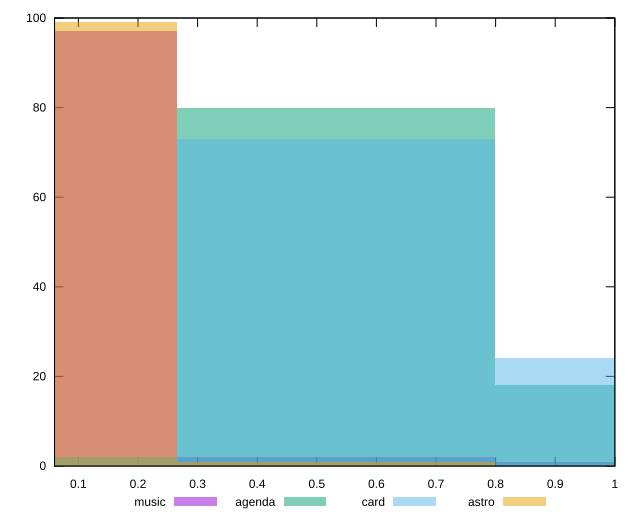

Here is the gnuplot script that generated this plot:
reset

$music <<EOF
0 97
0.5323573449012525 2
1.064714689802505 1
EOF

$agenda <<EOF
0.5323573449012525 80
0 2
1.064714689802505 18
EOF

$card <<EOF
0.5323573449012525 73
0 2
1.064714689802505 24
EOF

$astro <<EOF
0.5323573449012525 1
0 99
EOF

set key outside below
set boxwidth 0.5323573449012525
set xrange [0.06:1]
set yrange [0:100]
set trange [0:100]
set style fill transparent solid 0.5 noborder
set terminal svg size 640, 520 enhanced background rgb 'white'
set output "report/report_00029_2021-02-24T13-36-40.390Z/unused-javascript/comparison/histogram/all_score.svg"

plot $music title "music" with boxes, \
     $agenda title "agenda" with boxes, \
     $card title "card" with boxes, \
     $astro title "astro" with boxes

reset
